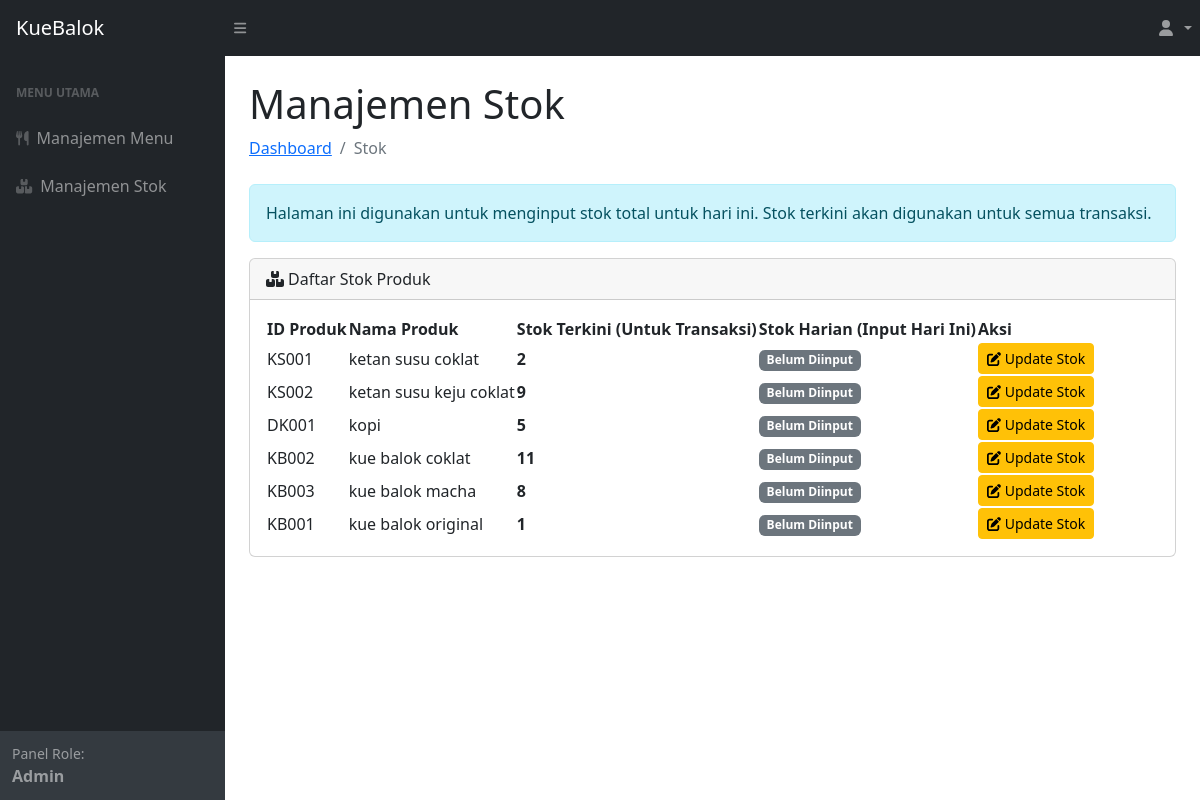
The app's page /users/admin/stok/manajemen_stok.php (signed in) with its own data.
### tables this page shows
CREATE TABLE `produk` (
  `id_produk` varchar(20) NOT NULL,
  `nama_produk` varchar(100) NOT NULL,
  `kategori` enum('makanan','minuman') NOT NULL,
  `harga` decimal(12,2) NOT NULL DEFAULT '0.00',
  `stok` int NOT NULL DEFAULT '0',
  `poto_produk` varchar(255) DEFAULT 'default.jpg',
  `status_produk` enum('aktif','tidak aktif') NOT NULL DEFAULT 'aktif',
  `dibuat_pada` timestamp NOT NULL DEFAULT CURRENT_TIMESTAMP
);

### users/admin/stok/manajemen_stok.php (the view, shortened to what this page needs)
<?php
include('../../../koneksi.php');
$sql = "SELECT p.id_produk, p.nama_produk, p.stok AS stok_terkini, sh.stok AS stok_harian_input
        FROM produk p
        LEFT JOIN stok_harian sh ON p.id_produk = sh.id_produk AND sh.tanggal = CURDATE()
        ORDER BY p.nama_produk";
$result = mysqli_query($koneksi, $sql);
?>
<!DOCTYPE html>
<html lang="id">
<head>
    <link href="https://cdn.jsdelivr.net/npm/simple-datatables@7.1.2/dist/style.min.css" rel="stylesheet" />
    <link href="../../../css/styles.css" rel="stylesheet" />
</head>
<body class="sb-nav-fixed">
    <?php include '../inc/navbar.php'; ?>
    <div id="layoutSidenav">
        <div id="layoutSidenav_nav">
            <?php include '../inc/sidebar.php'; ?>
        </div>
        <div id="layoutSidenav_content">
            <main>
                <div class="container-fluid px-4">
                    <h1 class="mt-4">Manajemen Stok</h1>
                    <ol class="breadcrumb mb-4">
                        <li class="breadcrumb-item"><a href="../index.php">Dashboard</a></li>
                        <li class="breadcrumb-item active">Stok</li>
                    </ol>
                    <div class="alert alert-info">
                        Halaman ini digunakan untuk menginput stok total untuk hari ini. Stok terkini akan digunakan untuk semua transaksi.
                    </div>
                    <div class="card mb-4">
                        <div class="card-header"><i class="fas fa-boxes me-1"></i>Daftar Stok Produk</div>
                        <div class="card-body">
                            <table id="datatablesSimple">
                                <thead>
                                    <tr>
                                        <th>ID Produk</th>
                                        <th>Nama Produk</th>
                                        <th>Stok Terkini (Untuk Transaksi)</th>
                                        <th>Stok Harian (Input Hari Ini)</th>
                                        <th>Aksi</th>
                                    </tr>
                                </thead>
                                <tbody>
                                    <?php while($row = mysqli_fetch_assoc($result)): ?>
                                    <tr>
                                        <td><?= htmlspecialchars($row['id_produk']) ?></td>
                                        <td><?= htmlspecialchars($row['nama_produk']) ?></td>
                                        <td><strong><?= $row['stok_terkini'] ?? 0 ?></strong></td>
                                        <td><?= $row['stok_harian_input'] ?? '<span class="badge bg-secondary">Belum Diinput</span>' ?></td>
                                        <td>
                                            <button type="button" class="btn btn-warning btn-sm" data-bs-toggle="modal" data-bs-target="#updateStokModal"
                                                data-id-produk="<?= htmlspecialchars($row['id_produk']) ?>"
                                                data-nama-produk="<?= htmlspecialchars($row['nama_produk']) ?>"
                                                data-stok-terkini="<?= $row['stok_terkini'] ?? 0 ?>">
                                                <i class="fas fa-edit"></i> Update Stok
                                            </button>
                                        </td>
                                    </tr>
                                    <?php endwhile; ?>
                                </tbody>
                            </table>
                        </div>
                    </div>
                </div>
            </main>
            </div>
    </div>
</body>
</html>

### records on screen
produk: id_produk "KS001", nama_produk "ketan susu coklat", stok "2", stok_harian_input "Belum Diinput"
produk: id_produk "KS002", nama_produk "ketan susu keju coklat", stok "9", stok_harian_input "Belum Diinput"
produk: id_produk "DK001", nama_produk "kopi", stok "5", stok_harian_input "Belum Diinput"
produk: id_produk "KB002", nama_produk "kue balok coklat", stok "11", stok_harian_input "Belum Diinput"
produk: id_produk "KB003", nama_produk "kue balok macha", stok "8", stok_harian_input "Belum Diinput"
produk: id_produk "KB001", nama_produk "kue balok original", stok "1", stok_harian_input "Belum Diinput"

### other values on screen
$_SESSION['user']['jabatan'] "Admin"
